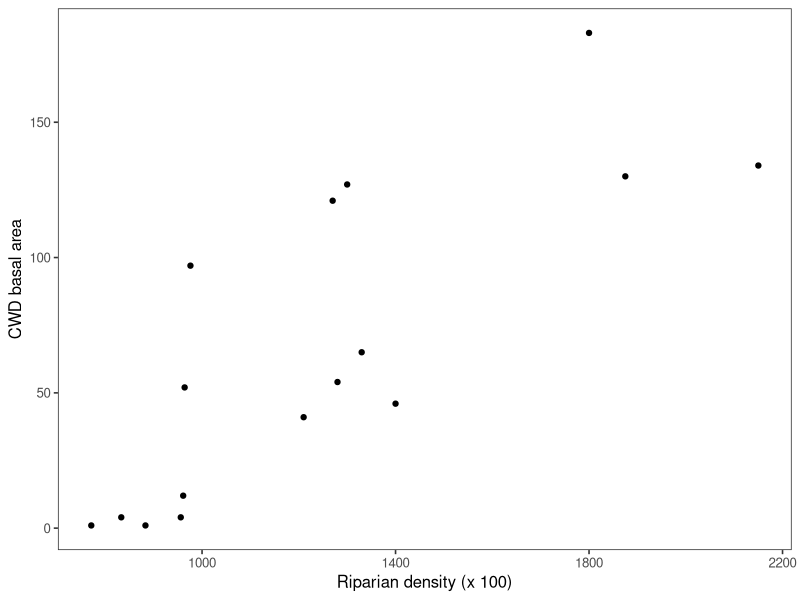
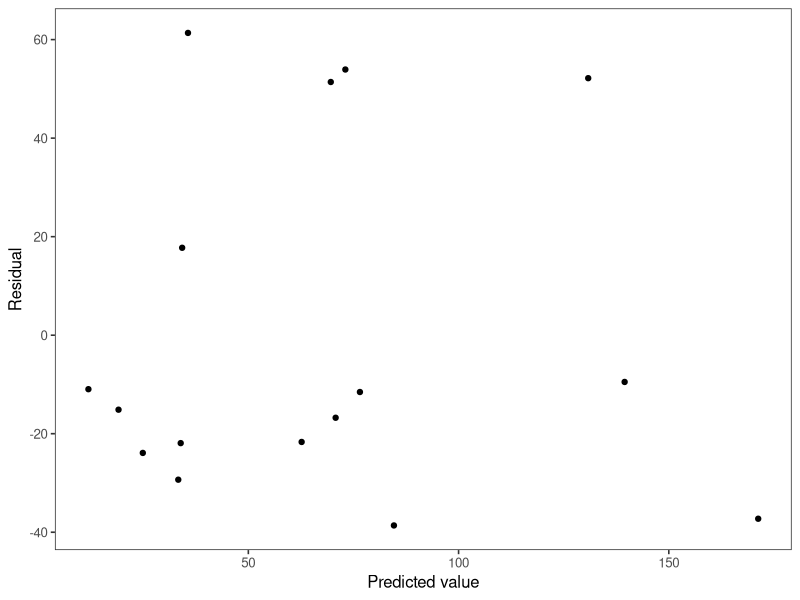
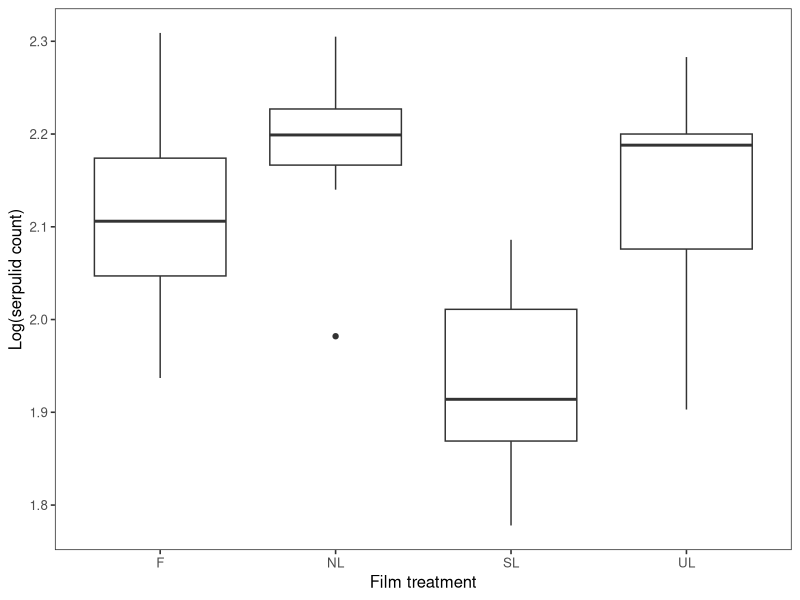
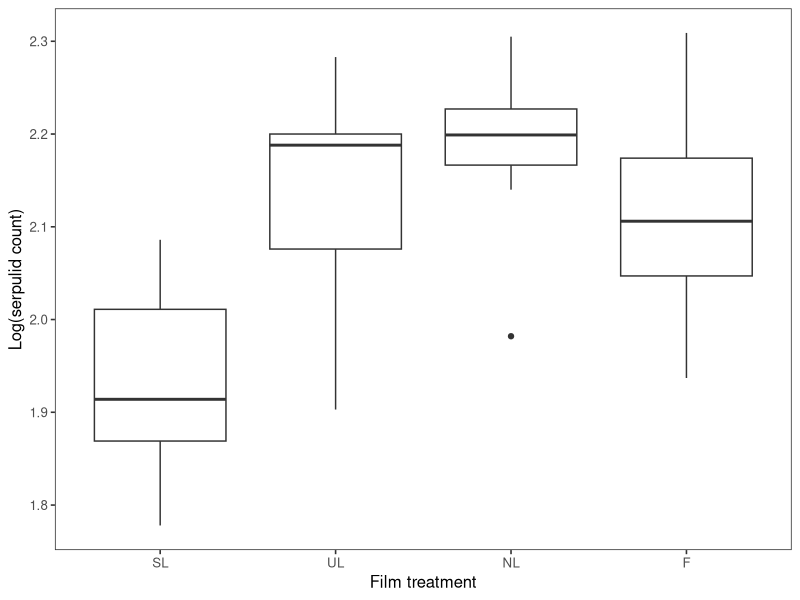

Recreate these plots in R, in order.
## ---- chunk 1
# Change general options
knitr::opts_chunk$set(echo = TRUE, eval = TRUE, 
                      message = FALSE, warning = FALSE, 
                      cache = FALSE, par = FALSE)

# Set up figure options
knitr::opts_chunk$set(fig.align = 'center', fig.show = 'asis', 
                      fig.width = 4, fig.height = 3)

# Set the web address where R will look for files from this repository
repo_url <- "https://raw.githubusercontent.com/elahi/qk2e/master/data"

# Define the directory where images generated by knit will be saved
# knitr::opts_chunk$set(fig.path = "/images/", 
#                       cache.path = "/cache/")

# Packages
library(tidyverse)
library(knitr)
library(broom)
theme_set(theme_bw(base_size = 12) + theme(panel.grid = element_blank()))

# Set working directory
knitr::opts_knit$set(root.dir = "../")
## ---- chunk 2
#| echo: false
d <- read_csv("data/christ.csv")
d %>% 
  ggplot(aes(ripdens, cwdbasal)) + 
  geom_point() + 
  labs(x = "Riparian density (x 100)", y = "CWD basal area")
## ---- chunk 3
m1 <- lm(cwdbasal ~ ripdens, data = d)
summary(m1)
## ---- chunk 4
#| echo: false
d <- d %>% 
  mutate(resids = resid(m1), 
         fitted = fitted(m1))
d %>% ggplot(aes(fitted, resids)) + 
  geom_point() + 
  labs(x = "Predicted value", y = "Residual")
#plot(m1, which = 1)
## ---- chunk 5
#| echo: false
d <- read.csv("data/serpulid.csv") %>% 
  mutate(film = factor(film))
d %>% 
  ggplot(aes(film, lserp)) + 
  geom_boxplot() + 
  labs(x = "Film treatment", y = "Log(serpulid count)")
## ---- chunk 6
m1 <- lm(lserp ~ film, data = d)
summary(m1)
## ---- chunk 7
d <- d %>% mutate(film_ = fct_relevel(film, "SL", "UL", "NL", "F"))
glimpse(d$film); glimpse(d$film_)
## ---- chunk 8
#| echo: false
d %>% 
  ggplot(aes(film_, lserp)) + 
  geom_boxplot() + 
  labs(x = "Film treatment", y = "Log(serpulid count)")
## ---- chunk 9
m2 <- lm(lserp ~ film_, data = d)
summary(m2)
## ---- chunk 10
m0 <- lm(lserp ~ 1, data = d)
summary(m0)
## ---- chunk 11
anova(m0, m1)
## ---- chunk 12
anova(m1)
## ---- chunk 13
# Default
contrasts(d$film)
## ---- chunk 14
# Change it
contrasts(d$film) <- c(0, 1, 0, -1)
contrasts(d$film)
## ---- chunk 15
# Refit the model with new contrasts
serpulid.aov <- aov(lserp ~ film, data = d)
summary(serpulid.aov)
## ---- chunk 16
tidy(summary.lm(serpulid.aov))
## ---- chunk 17
contrasts(d$film) <- c(2,-1,0,-1)
contrasts(d$film)
## ---- chunk 18
serpulid.aov <- aov(lserp ~ film, data = d)
tidy(summary.lm(serpulid.aov))
## ---- chunk 19
contrasts(d$film) <- c(-1,-1,3,-1)
contrasts(d$film)
## ---- chunk 20
serpulid.aov <- aov(lserp ~ film, data = d)
tidy(summary.lm(serpulid.aov))
